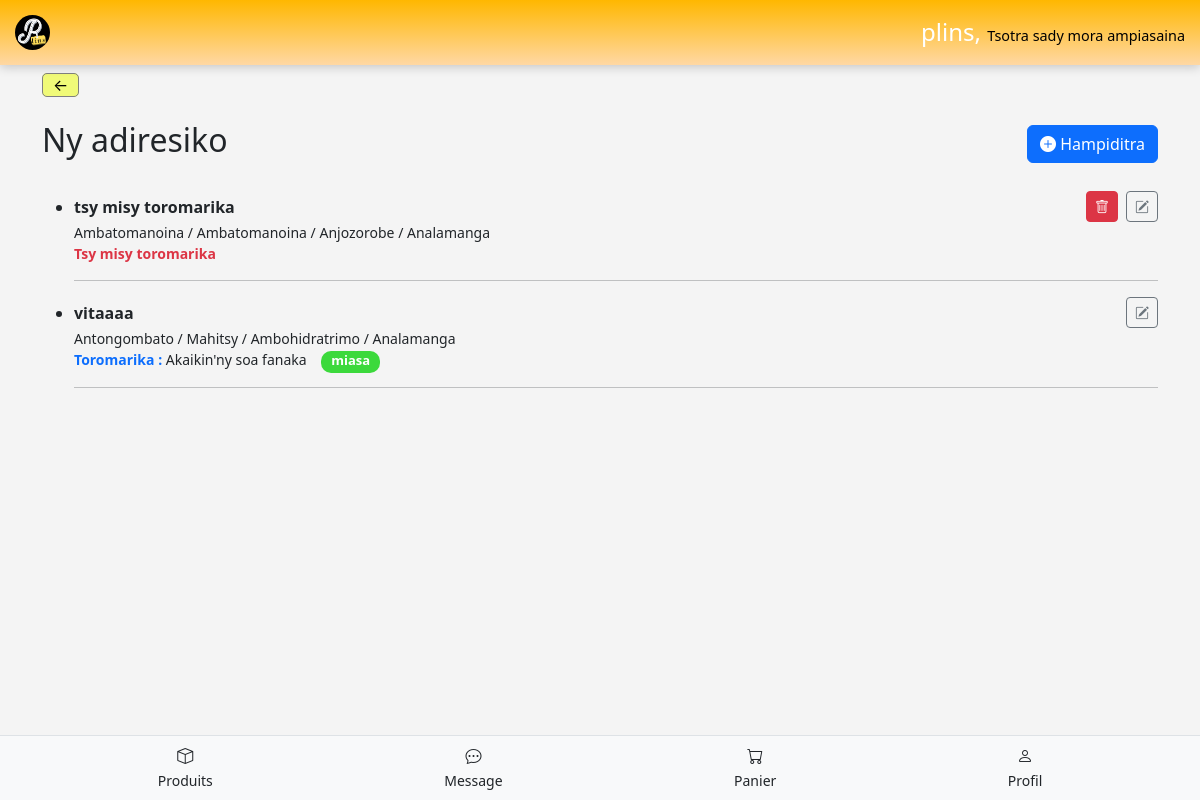
/acheteur/liste_adresses/ (signed in), run on the app's committed database.
### acheteur/models.py (models this page shows, shortened)
class AdresseAcheteur(models.Model):
    user = models.ForeignKey(settings.AUTH_USER_MODEL, on_delete=models.CASCADE, related_name="adresses")
    adresse = models.ForeignKey(Adresse, on_delete=models.CASCADE )
    nom_adresse = models.CharField( max_length=100, blank=True, null=True)  # Exemple: "Maison", "Travail"
    precision_adresse = models.CharField(max_length=150, blank=True, null=True)
    est_defaut = models.BooleanField(default=False)  # Pour marquer une adresse principale

### vendeur/models.py (models this page shows, shortened)
class Adresse(models.Model):
    region = models.CharField(max_length=100)
    district = models.CharField(max_length=100)
    commune = models.CharField(max_length=100)
    fokontany = models.CharField(max_length=100, blank=True, null=True)

### acheteur/views.py (the view)
# urls.py: path('liste_adresses/', ListeAdressesAcheteurView.as_view(), name='liste_adresses'),
class ListeAdressesAcheteurView(LoginRequiredMixin, ListView):
    model = AdresseAcheteur
    template_name = 'acheteur/liste_adresses.html'
    context_object_name = 'adresses'
    def get_queryset(self):
        return AdresseAcheteur.objects.filter(user=self.request.user)

### vendeur/context_processors.py (called while the page is built)
def magasin_context(request):
    if request.user.is_authenticated:
        try:
            return {'magasin': request.user.magasin}
        except Magasin.DoesNotExist:
            return {'magasin': None}
    return {'magasin': None}

### acheteur/templates/acheteur/liste_adresses.html (shortened to what this page needs)
{% extends 'acheteur/base_acheteur.html' %}
{% block content %}
<div class="container">
    <a href="{% url 'profil_acheteur' %}" class="btn-retour">&#8592;</a>
    <br><br>
    <div class="d-flex justify-content-between align-items-center">
      <h2>Ny adiresiko</h2>
      <div class="d-flex align-items-center gap-2">
        <a href="{% url 'ajouter_adresse' %}" class="btn btn-primary">
          <i class="bi bi-plus-circle-fill"></i> Hampiditra
        </a>
      </div>
    </div>
 <br>
    {% if adresses %}
        <ul>
            {% for a in adresses %}
                <li>
                  <div class="d-flex justify-content-between align-items-center">
                    <strong>{{ a.nom_adresse|default:"Adiresiko" }}</strong>
                    <div class="d-flex align-items-center gap-2">
                      {% if not a.est_defaut %}
                        <button type="button" class="btn btn-danger btn-sm" data-bs-toggle="modal" data-bs-target="#confirmDeleteModal{{ a.id }}">
                          <i class="bi bi-trash"></i>
                        </button>
                      {% endif %}
                      <a href="{% url 'modifier_adresse' a.id %}" class="btn btn-outline-secondary btn-sm">
                        <i class="bi bi-pencil-square"></i>
                      </a>
                    </div>
                  </div>
                  <div style="font-size: 14px;">
                    <div>
                      {{ a.adresse.fokontany }} / {{ a.adresse.commune }} / {{ a.adresse.district }} / {{ a.adresse.region }}
                    </div>
                    {% if a.precision_adresse %}
                        <strong class="text-primary">Toromarika : </strong> {{ a.precision_adresse }}
                    {% else %}
                        <strong class="text-danger">Tsy misy toromarika </strong>
                    {% endif %}
                    {% if a.est_defaut %}
                      <span style="font-size: 13px; color: rgb(255, 255, 255); font-weight: bold; border-radius: 10px; padding-bottom: 4px; padding-left: 10px; padding-right: 10px; background-color: rgb(60, 217, 60);">
                        miasa
                      </span>
                    {% endif %}
                  </div>
                </li>
                <hr>
            {% endfor %}
        </ul>
    {% else %}
        <p>Vous n'avez encore ajouté aucune adresse.</p>
    {% endif %}
</div>
{% endblock %}

### acheteur/templates/acheteur/liste_adresses.html (style rules this page uses)
.btn-retour { text-decoration: none; color: black; border: 1px solid gray; padding-left: 10px; padding-right: 10px; background-color: rgb(240, 250, 120); border-radius: 5px; transition: 0.4s; }

### data on the page
AdresseAcheteur: nom_adresse "tsy misy toromarika", adresse.fokontany "Ambatomanoina", adresse.commune "Ambatomanoina", adresse.district "Anjozorobe", adresse.region "Analamanga", shows "Tsy misy toromarika"
AdresseAcheteur: nom_adresse "vitaaaa", adresse.fokontany "Antongombato", adresse.commune "Mahitsy", adresse.district "Ambohidratrimo", adresse.region "Analamanga", precision_adresse "Akaikin'ny soa fanaka", est_defaut "miasa"
